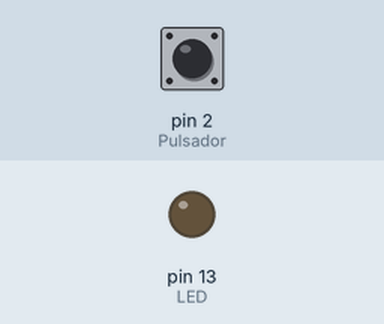
This sketch was run on a simulated Arduino Uno, built with avr-gcc and run on an emulated ATmega328P. On the bench: output pins drawn as LEDs (lit = HIGH). The inputs (shaded band) are chosen by the test bench; at power-on: pin 2 (Pulsador) LOW.

Above: at 1.2 s.
1.3 s: pin 2 (Pulsador) pulled HIGH for 0.15 s
At 2.4 s:
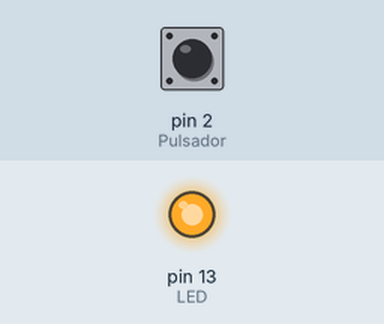
2.9 s: pin 2 (Pulsador) pulled HIGH for 1 s
At 3.7 s:
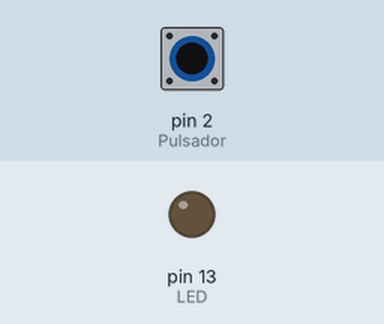
5.4 s: pin 2 (Pulsador) pulled HIGH for 3.2 s
At 6.8 s:
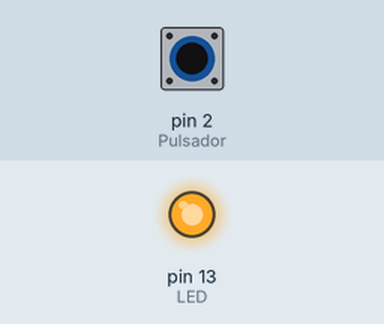
Timing chart, 0 to 8.4 s (numbered marks = the images above; inputs shaded):
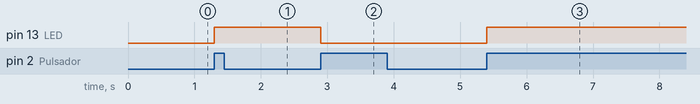

Measured:
- after the input at 1.3 s, pin 13 (LED): LOW → HIGH at once
- after the input at 2.9 s, pin 13 (LED): HIGH → LOW at once
- after the input at 5.4 s, pin 13 (LED): LOW → HIGH at once

The sketch:

ejemplo_interrupciones1.ino
```cpp
//Ejemplo de interrupcion con arduino

int LED = 13; //Se inicializa el led en el pin 13
int Pulsador = 2; //Se inicializa el pulsador en el pin digital 2
volatile int estado = LOW; //Se empieza con el led apagado


void setup()
{
  pinMode(LED, OUTPUT); //Se configura el led como salida
  pinMode (Pulsador, INPUT); //Se configura el pulsador como entrada
  attachInterrupt (digitalPinToInterrupt(Pulsador), ManejarPulsador, RISING); //Se utiliza esta funcion para hacer la interupcion (recomendada por arduino)
  digitalWrite(LED,estado); //Para ir cambiando el led segun el estado
}

void ManejarPulsador () { //Funcion la cual cambia el estado del led
  estado = !estado;

}

void loop (){
  digitalWrite(LED,estado); //Llevarle al led el valor de estado en el bucle
}
```
